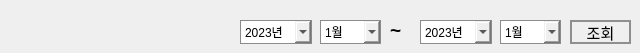
   <widget class="QWidget" name="page_4">
    <widget class="QComboBox" name="monthIndex1">
     <property name="geometry">
      <rect>
       <x>320</x>
       <y>20</y>
       <width>61</width>
       <height>24</height>
      </rect>
     </property>
     <property name="styleSheet">
      <string notr="true">border: 1.2px solid;
border-color: rgb(139, 139, 139);</string>
     </property>
     <item>
      <property name="text">
       <string>1월</string>
      </property>
     </item>
     <item>
      <property name="text">
       <string>2월</string>
      </property>
     </item>
     <item>
      <property name="text">
       <string>3월</string>
      </property>
     </item>
     <item>
      <property name="text">
       <string>4월</string>
      </property>
     </item>
     <item>
      <property name="text">
       <string>5월</string>
      </property>
     </item>
     <item>
      <property name="text">
       <string>6월</string>
      </property>
     </item>
     <item>
      <property name="text">
       <string>7월</string>
      </property>
     </item>
     <item>
      <property name="text">
       <string>8월</string>
      </property>
     </item>
     <item>
      <property name="text">
       <string>9월</string>
      </property>
     </item>
     <item>
      <property name="text">
       <string>10월</string>
      </property>
     </item>
     <item>
      <property name="text">
       <string>11월</string>
      </property>
     </item>
     <item>
      <property name="text">
       <string>12월</string>
      </property>
     </item>
    </widget>
    <widget class="QComboBox" name="yearIndex1">
     <property name="geometry">
      <rect>
       <x>240</x>
       <y>20</y>
       <width>72</width>
       <height>24</height>
      </rect>
     </property>
     <property name="styleSheet">
      <string notr="true">border: 1.2px solid;
border-color: rgb(139, 139, 139);</string>
     </property>
     <item>
      <property name="text">
       <string>2023년</string>
      </property>
     </item>
    </widget>
    <widget class="QComboBox" name="monthIndex2">
     <property name="geometry">
      <rect>
       <x>500</x>
       <y>20</y>
       <width>61</width>
       <height>24</height>
      </rect>
     </property>
     <property name="styleSheet">
      <string notr="true">border: 1.2px solid;
border-color: rgb(139, 139, 139);</string>
     </property>
     <item>
      <property name="text">
       <string>1월</string>
      </property>
     </item>
     <item>
      <property name="text">
       <string>2월</string>
      </property>
     </item>
     <item>
      <property name="text">
       <string>3월</string>
      </property>
     </item>
     <item>
      <property name="text">
       <string>4월</string>
      </property>
     </item>
     <item>
      <property name="text">
       <string>5월</string>
      </property>
     </item>
     <item>
      <property name="text">
       <string>6월</string>
      </property>
     </item>
     <item>
      <property name="text">
       <string>7월</string>
      </property>
     </item>
     <item>
      <property name="text">
       <string>8월</string>
      </property>
     </item>
     <item>
      <property name="text">
       <string>9월</string>
      </property>
     </item>
     <item>
      <property name="text">
       <string>10월</string>
      </property>
     </item>
     <item>
      <property name="text">
       <string>11월</string>
      </property>
     </item>
     <item>
      <property name="text">
       <string>12월</string>
      </property>
     </item>
    </widget>
    <widget class="QComboBox" name="yearIndex2">
     <property name="geometry">
      <rect>
       <x>420</x>
       <y>20</y>
       <width>72</width>
       <height>24</height>
      </rect>
     </property>
     <property name="styleSheet">
      <string notr="true">border: 1.2px solid;
border-color: rgb(139, 139, 139);</string>
     </property>
     <item>
      <property name="text">
       <string>2023년</string>
      </property>
     </item>
    </widget>
    <widget class="QLabel" name="label_24">
     <property name="geometry">
      <rect>
       <x>390</x>
       <y>20</y>
       <width>21</width>
       <height>21</height>
      </rect>
     </property>
     <property name="font">
      <font>
       <pointsize>14</pointsize>
       <bold>true</bold>
      </font>
     </property>
     <property name="styleSheet">
      <string notr="true">border:0px;</string>
     </property>
     <property name="text">
      <string>~</string>
     </property>
    </widget>
    <widget class="QPushButton" name="searchButtion">
     <property name="geometry">
      <rect>
       <x>570</x>
       <y>20</y>
       <width>61</width>
       <height>24</height>
      </rect>
     </property>
     <property name="font">
      <font>
       <pointsize>11</pointsize>
      </font>
     </property>
     <property name="styleSheet">
      <string notr="true">border:2px solid;
border-color: rgb(143, 143, 143);
</string>
     </property>
     <property name="text">
      <string>조회</string>
     </property>
    </widget>
   </widget>
